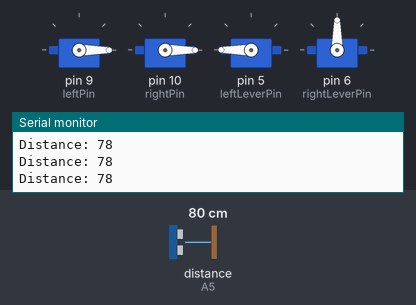
Simulated run of this sketch. Board: Arduino Uno, built with avr-gcc and run on an emulated ATmega328P. Parts: 4 × servo, the last lines printed to the serial monitor. Wiring (inferred from the names in the program): ultrasonic range finder: trigger A4; echo A5. The inputs (shaded band) are chosen by the test bench; at power-on: distance to the obstacle (sensor on A5) 80 cm. The echo pulse lasts 58.3 µs per cm.

Above: at 5.6 s.
6.3 s: distance to the obstacle (sensor on A5) set to 69 cm
At 6.9 s:
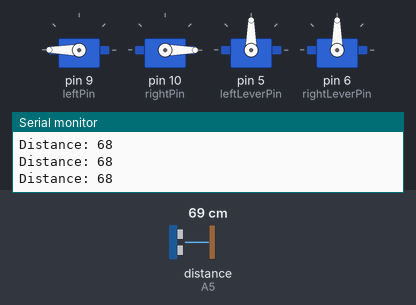
7.8 s: distance to the obstacle (sensor on A5) set to 120 cm
At 8.8 s:
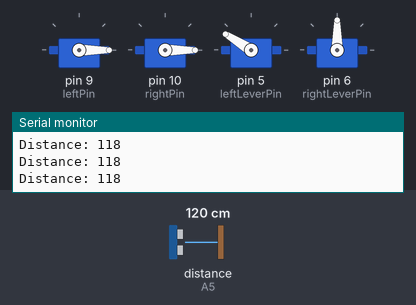
10.8 s: distance to the obstacle (sensor on A5) set to 18 cm
At 11.3 s:
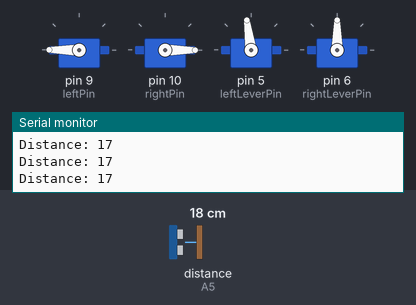
13.8 s: distance to the obstacle (sensor on A5) set to 250 cm
At 14.45 s:
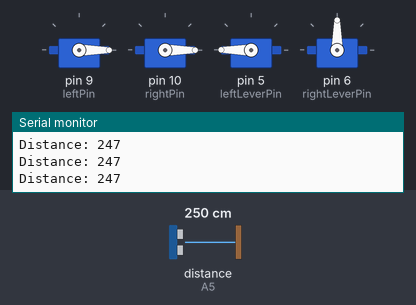
16.8 s: distance to the obstacle (sensor on A5) set to 2 cm
At 17.4 s:
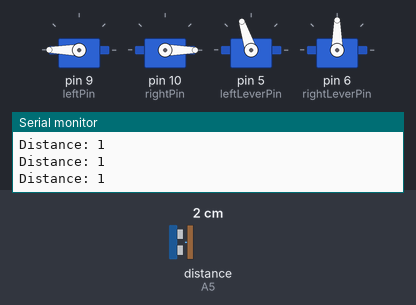
18.3 s: distance to the obstacle (sensor on A5) set to 299 cm
At 19.4 s:
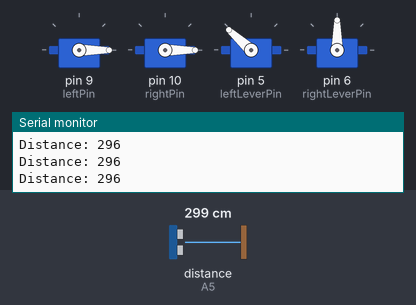
Timing chart, 0 to 22.3 s (numbered marks = the images above; inputs shaded):
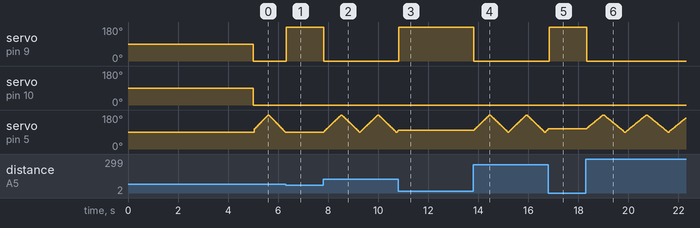

Measured:
- the behaviour switches between 72 and 71 cm on distance to the obstacle (sensor on A5) (found by bisection; images 0 and 1)
- after the input at 6.3 s, servo on pin 9 (leftPin): 0° → 180° at once; servo on pin 5 (leftLeverPin): goes on until 6.3 s, then stays 90°
- after the input at 10.8 s, servo on pin 9 (leftPin): 0° → 180° at once; servo on pin 5 (leftLeverPin): goes on until 10.8 s, then stays 98°
- after the input at 16.8 s, servo on pin 9 (leftPin): 0° → 180° at once; servo on pin 5 (leftLeverPin): goes on until 16.8 s, then stays 108°
- by itself, servo on pin 5 (leftLeverPin): rises from 90° to 180° in 0.55 s, then falls to 88° in 0.70 s

The sketch:

Challange2.ino
```cpp
#include <Servo.h>                        // Include the <Servo.h> libary, which is specifically designed
#include <SoftwareSerial.h>

const int leftPin = 9;
Servo servoL;
const int rightPin = 10;
Servo servoR;

const int leftLeverPin = 5;
Servo leverL;
const int rightLeverPin = 6;
Servo leverR;

const int trigPin = A4;
const int echoPin = A5;

long duration;
int distance;

int degree = 90;
int n = 2;

void setup() {
  delay(5000);
  servoL.attach(leftPin);
  servoR.attach(rightPin);

  leverL.attach(leftLeverPin);
  leverR.attach(rightLeverPin);

  pinMode(trigPin, OUTPUT); // Sets the trigPin as an Output
  pinMode(echoPin, INPUT); // Sets the echoPin as an Input

  Serial.begin(9600);
}

void loop () {
  digitalWrite(trigPin, LOW);
  digitalWrite(trigPin, HIGH);
  digitalWrite(trigPin, LOW);
  duration = pulseIn(echoPin, HIGH);
  distance= duration*0.034/2;
  Serial.print("Distance: ");
  Serial.println(distance);

  if (distance <= 70) {
    servoL.write(180);
    servoR.write(0);
  } else {
    servoL.write(0);
    servoR.write(0);

    degree+=n;
    leverL.write(degree);

    if (degree > 180 || degree < 90) {
      n *= -1;
    }
  }
}
```
